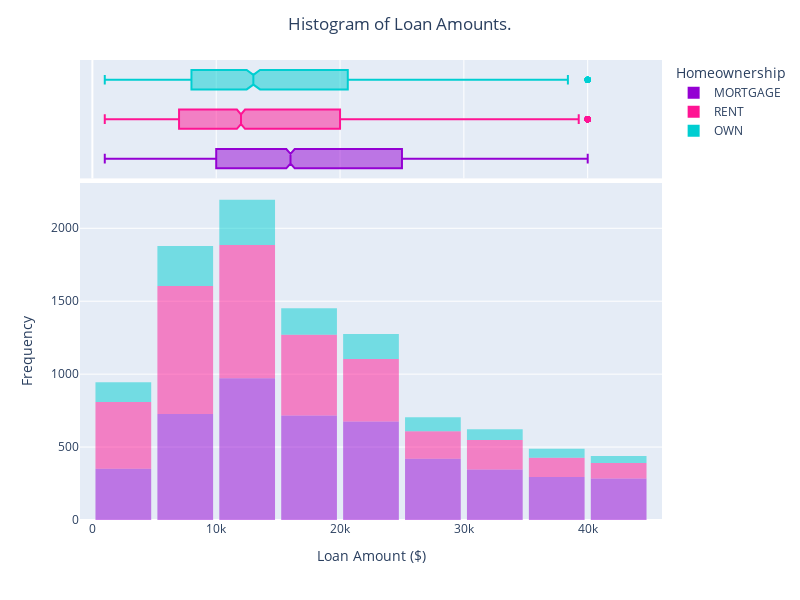
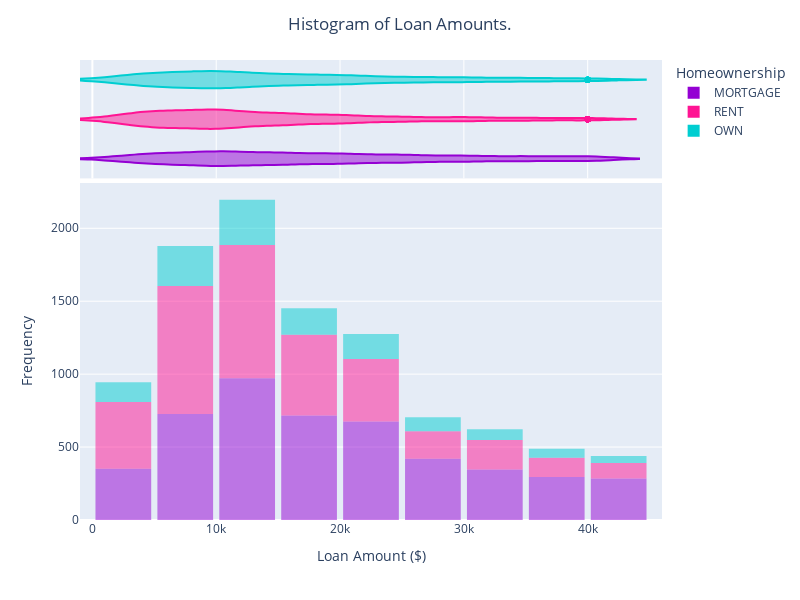

The notebook cell saved with these charts, in order:
### Markdown cell above
### Here is example code for a histogram with a box plot included.

### Code cell
fig = px.histogram(DF,
                   nbins=9,
                   x='loan_amount',
                   color='homeownership',
                   opacity=0.5,
                   color_discrete_map={'MORTGAGE': 'darkviolet', 
                                       'RENT': 'deeppink', 
                                       'OWN': 'darkturquoise'},
                   marginal="box"
                   )

fig.update_layout(bargap=0.1,
                  title='Histogram of Loan Amounts.',
                  title_x=0.5,
                  xaxis={'range':[-1000, 46000]},
                  xaxis_title="Loan Amount ($)",
                  yaxis_title="Frequency",
                  legend_title="Homeownership",
                  autosize=False,
                  width=800,
                  height=600)
fig.show()

fig = px.histogram(DF,
                   nbins=9,
                   x='loan_amount',
                   color='homeownership',
                   opacity=0.5,
                   color_discrete_map={'MORTGAGE': 'darkviolet', 
                                       'RENT': 'deeppink', 
                                       'OWN': 'darkturquoise'},
                   marginal="violin"
                   )

fig.update_layout(bargap=0.1,
                  title='Histogram of Loan Amounts.',
                  title_x=0.5,
                  xaxis={'range':[-1000, 46000]},
                  xaxis_title="Loan Amount ($)",
                  yaxis_title="Frequency",
                  legend_title="Homeownership",
                  autosize=False,
                  width=800,
                  height=600)
fig.show()

### Figure 1 — Plotly figure (JSON) as saved in the notebook; plotly's stock layout.template omitted (floating-point values rounded to 4 significant figures; data arrays with more than 128 entries replaced by an {"elided": "..."} marker saying what was removed)
{"data": [{"alignmentgroup": "True", "bingroup": "x", "hovertemplate": "homeownership=MORTGAGE<br>loan_amount=%{x}<br>count=%{y}<extra></extra>", "legendgroup": "MORTGAGE", "marker": {"color": "darkviolet", "opacity": 0.5, "pattern": {"shape": ""}}, "name": "MORTGAGE", "nbinsx": 9, "offsetgroup": "MORTGAGE", "orientation": "v", "showlegend": true, "type": "histogram", "x": {"elided": "4789 int values"}, "xaxis": "x", "yaxis": "y"}, {"alignmentgroup": "True", "hovertemplate": "homeownership=MORTGAGE<br>loan_amount=%{x}<extra></extra>", "legendgroup": "MORTGAGE", "marker": {"color": "darkviolet"}, "name": "MORTGAGE", "notched": true, "offsetgroup": "MORTGAGE", "showlegend": false, "type": "box", "x": {"elided": "4789 int values"}, "xaxis": "x2", "yaxis": "y2"}, {"alignmentgroup": "True", "bingroup": "x", "hovertemplate": "homeownership=RENT<br>loan_amount=%{x}<br>count=%{y}<extra></extra>", "legendgroup": "RENT", "marker": {"color": "deeppink", "opacity": 0.5, "pattern": {"shape": ""}}, "name": "RENT", "nbinsx": 9, "offsetgroup": "RENT", "orientation": "v", "showlegend": true, "type": "histogram", "x": {"elided": "3858 int values"}, "xaxis": "x", "yaxis": "y"}, {"alignmentgroup": "True", "hovertemplate": "homeownership=RENT<br>loan_amount=%{x}<extra></extra>", "legendgroup": "RENT", "marker": {"color": "deeppink"}, "name": "RENT", "notched": true, "offsetgroup": "RENT", "showlegend": false, "type": "box", "x": {"elided": "3858 int values"}, "xaxis": "x2", "yaxis": "y2"}, {"alignmentgroup": "True", "bingroup": "x", "hovertemplate": "homeownership=OWN<br>loan_amount=%{x}<br>count=%{y}<extra></extra>", "legendgroup": "OWN", "marker": {"color": "darkturquoise", "opacity": 0.5, "pattern": {"shape": ""}}, "name": "OWN", "nbinsx": 9, "offsetgroup": "OWN", "orientation": "v", "showlegend": true, "type": "histogram", "x": {"elided": "1353 int values"}, "xaxis": "x", "yaxis": "y"}, {"alignmentgroup": "True", "hovertemplate": "homeownership=OWN<br>loan_amount=%{x}<extra></extra>", "legendgroup": "OWN", "marker": {"color": "darkturquoise"}, "name": "OWN", "notched": true, "offsetgroup": "OWN", "showlegend": false, "type": "box", "x": {"elided": "1353 int values"}, "xaxis": "x2", "yaxis": "y2"}], "layout": {"autosize": false, "bargap": 0.1, "barmode": "relative", "height": 600, "legend": {"title": {"text": "Homeownership"}, "tracegroupgap": 0}, "margin": {"t": 60}, "title": {"text": "Histogram of Loan Amounts.", "x": 0.5}, "width": 800, "xaxis": {"anchor": "y", "domain": [0, 1], "range": [-1000, 46000], "title": {"text": "Loan Amount ($)"}, "type": "linear"}, "xaxis2": {"anchor": "y2", "domain": [0, 1], "matches": "x", "showgrid": true, "showticklabels": false, "type": "linear"}, "yaxis": {"anchor": "x", "autorange": true, "domain": [0, 0.7326], "range": [0, 2311.0], "title": {"text": "Frequency"}}, "yaxis2": {"anchor": "x2", "autorange": true, "domain": [0.7426, 1], "matches": "y2", "range": [-0.5, 2.5], "showgrid": false, "showline": false, "showticklabels": false, "ticks": "", "type": "category"}}}

### Figure 2 — Plotly figure (JSON) as saved in the notebook; plotly's stock layout.template omitted (floating-point values rounded to 4 significant figures; data arrays with more than 128 entries replaced by an {"elided": "..."} marker saying what was removed)
{"data": [{"alignmentgroup": "True", "bingroup": "x", "hovertemplate": "homeownership=MORTGAGE<br>loan_amount=%{x}<br>count=%{y}<extra></extra>", "legendgroup": "MORTGAGE", "marker": {"color": "darkviolet", "opacity": 0.5, "pattern": {"shape": ""}}, "name": "MORTGAGE", "nbinsx": 9, "offsetgroup": "MORTGAGE", "orientation": "v", "showlegend": true, "type": "histogram", "x": {"elided": "4789 int values"}, "xaxis": "x", "yaxis": "y"}, {"alignmentgroup": "True", "hovertemplate": "homeownership=MORTGAGE<br>loan_amount=%{x}<extra></extra>", "legendgroup": "MORTGAGE", "marker": {"color": "darkviolet"}, "name": "MORTGAGE", "offsetgroup": "MORTGAGE", "scalegroup": "x", "showlegend": false, "type": "violin", "x": {"elided": "4789 int values"}, "xaxis": "x2", "yaxis": "y2"}, {"alignmentgroup": "True", "bingroup": "x", "hovertemplate": "homeownership=RENT<br>loan_amount=%{x}<br>count=%{y}<extra></extra>", "legendgroup": "RENT", "marker": {"color": "deeppink", "opacity": 0.5, "pattern": {"shape": ""}}, "name": "RENT", "nbinsx": 9, "offsetgroup": "RENT", "orientation": "v", "showlegend": true, "type": "histogram", "x": {"elided": "3858 int values"}, "xaxis": "x", "yaxis": "y"}, {"alignmentgroup": "True", "hovertemplate": "homeownership=RENT<br>loan_amount=%{x}<extra></extra>", "legendgroup": "RENT", "marker": {"color": "deeppink"}, "name": "RENT", "offsetgroup": "RENT", "scalegroup": "x", "showlegend": false, "type": "violin", "x": {"elided": "3858 int values"}, "xaxis": "x2", "yaxis": "y2"}, {"alignmentgroup": "True", "bingroup": "x", "hovertemplate": "homeownership=OWN<br>loan_amount=%{x}<br>count=%{y}<extra></extra>", "legendgroup": "OWN", "marker": {"color": "darkturquoise", "opacity": 0.5, "pattern": {"shape": ""}}, "name": "OWN", "nbinsx": 9, "offsetgroup": "OWN", "orientation": "v", "showlegend": true, "type": "histogram", "x": {"elided": "1353 int values"}, "xaxis": "x", "yaxis": "y"}, {"alignmentgroup": "True", "hovertemplate": "homeownership=OWN<br>loan_amount=%{x}<extra></extra>", "legendgroup": "OWN", "marker": {"color": "darkturquoise"}, "name": "OWN", "offsetgroup": "OWN", "scalegroup": "x", "showlegend": false, "type": "violin", "x": {"elided": "1353 int values"}, "xaxis": "x2", "yaxis": "y2"}], "layout": {"autosize": false, "bargap": 0.1, "barmode": "relative", "height": 600, "legend": {"title": {"text": "Homeownership"}, "tracegroupgap": 0}, "margin": {"t": 60}, "title": {"text": "Histogram of Loan Amounts.", "x": 0.5}, "width": 800, "xaxis": {"anchor": "y", "domain": [0, 1], "range": [-1000, 46000], "title": {"text": "Loan Amount ($)"}, "type": "linear"}, "xaxis2": {"anchor": "y2", "domain": [0, 1], "matches": "x", "showgrid": true, "showticklabels": false, "type": "linear"}, "yaxis": {"anchor": "x", "autorange": true, "domain": [0, 0.7326], "range": [0, 2311.0], "title": {"text": "Frequency"}}, "yaxis2": {"anchor": "x2", "autorange": true, "domain": [0.7426, 1], "matches": "y2", "range": [-0.5, 2.5], "showgrid": false, "showline": false, "showticklabels": false, "ticks": "", "type": "category"}}}
